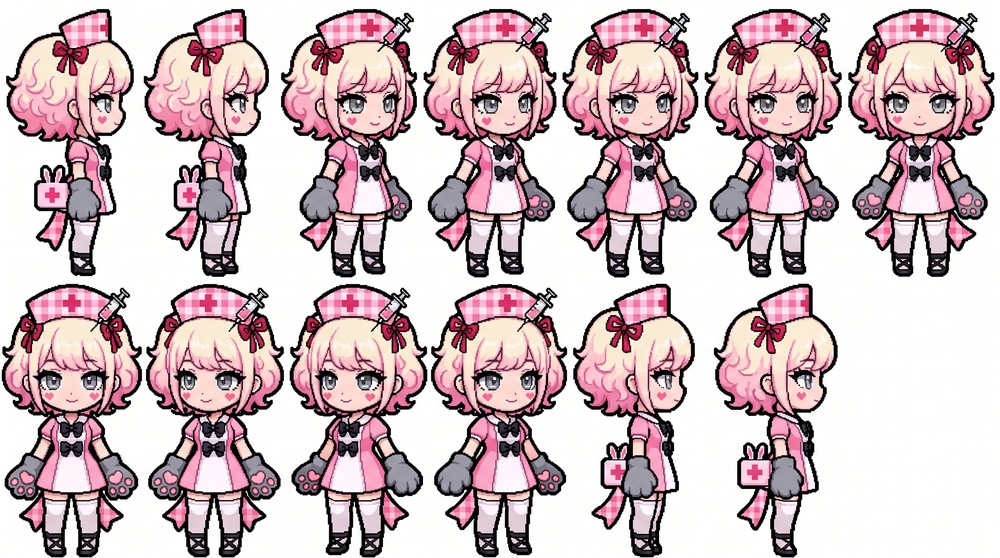
#> input picture .tmp/menhera_original_identity_turn_v1.jpeg, 1000 x 558 px, shrunk from 2752 x 1536 before the run
$ python halo_strip.py ../../../.tmp/menhera_original_identity_turn_v1.jpeg ../../../.tmp/menhera_flux_kontext_victory_publish_v1.jpeg
#> lines starting #> are read from the running program, lines starting #| are printed output that depends on the picture; after the words box and inside, x2 and y2 are one past the last pixel; in counts of white or black regions, pixels touching at a corner belong together
"""AI 아이콘 halo 잔재 제거 + 재리샘플.

remove_bg.py는 `WHITISH_SAT<=30` 인 순백 배경만 플러드 필로 털어내기 때문에,
Gemini가 아이콘 실루엣 바깥으로 그려주는 저채도 파스텔 halo (cyan aura, red
aura, yellow glow 등) 가 남는다. 이게 32px로 내려가면 아이콘 가장자리에
테두리처럼 보인다.

이 스크립트는 nukki 된 1024 PNG를 받아서:
1. 기존 투명 픽셀로부터 BFS로 확장
2. 확장 대상: `V >= 220 AND S <= 100` (밝고 채도 낮은 halo) 픽셀
3. 이 영역을 투명화

로 halo 잔재만 추가로 털어낸다. 실루엣 내부의 채도 있는 본체는 건드리지
않는다.
"""
from __future__ import annotations

import sys
from collections import deque
from pathlib import Path

import numpy as np
from PIL import Image


HALO_V_THRESHOLD = 220    # max(R,G,B) >= 220 → 충분히 밝은 픽셀
HALO_S_THRESHOLD = 110    # max(R,G,B) - min(R,G,B) <= 110 → 저채도 halo
ALPHA_FULL_OPAQUE = 250   # 이 이하면 semi-transparent halo 후보


def strip_halo(src_path: Path, dst_path: Path) -> None:
    img = Image.open(src_path).convert("RGBA")
    arr = np.array(img)  # H x W x 4
    h, w, _ = arr.shape
#> h = 558; w = 1000

    r = arr[..., 0].astype(np.int16)
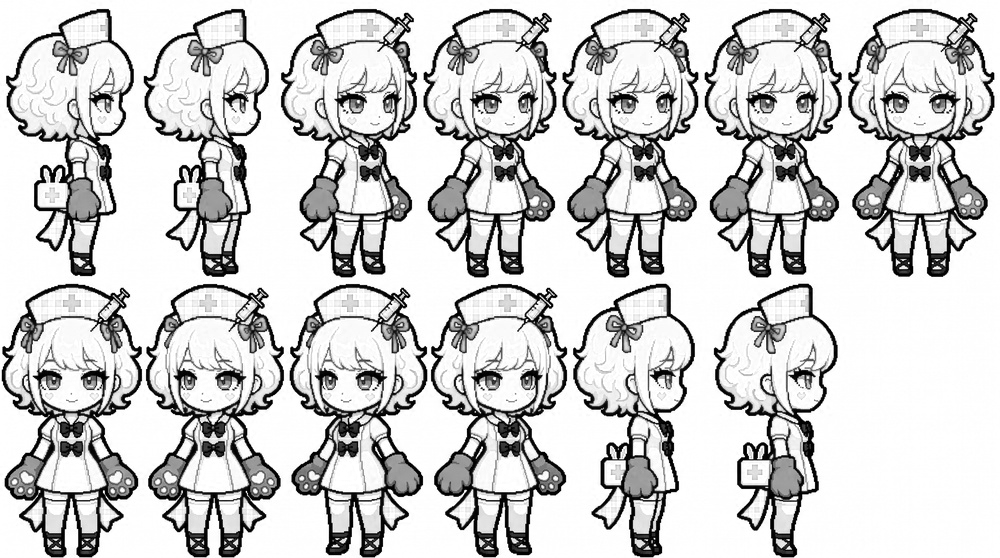
#> r: shape (558, 1000) int16; min 0, max 255, mean 205.8
    g = arr[..., 1].astype(np.int16)
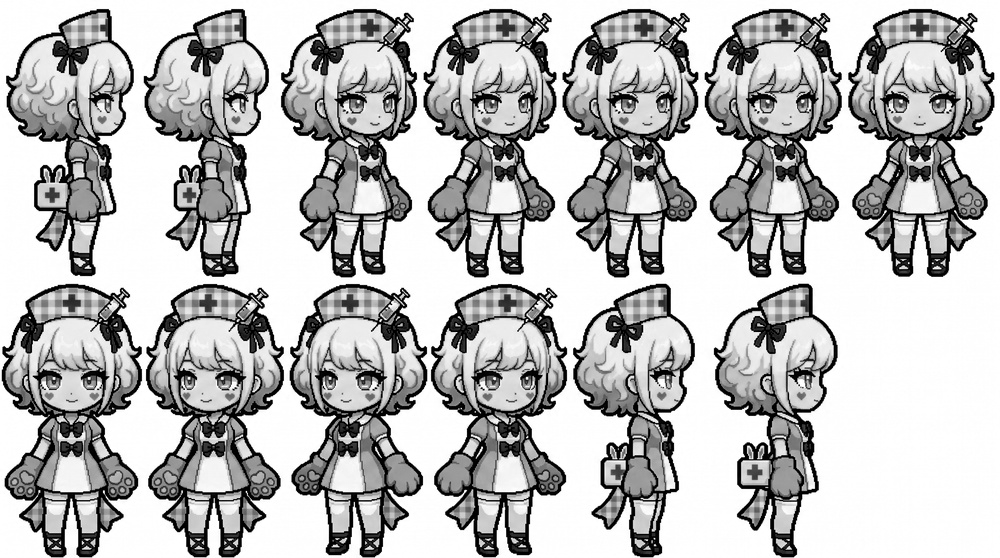
#> g: shape (558, 1000) int16; min 0, max 255, mean 186
    b = arr[..., 2].astype(np.int16)
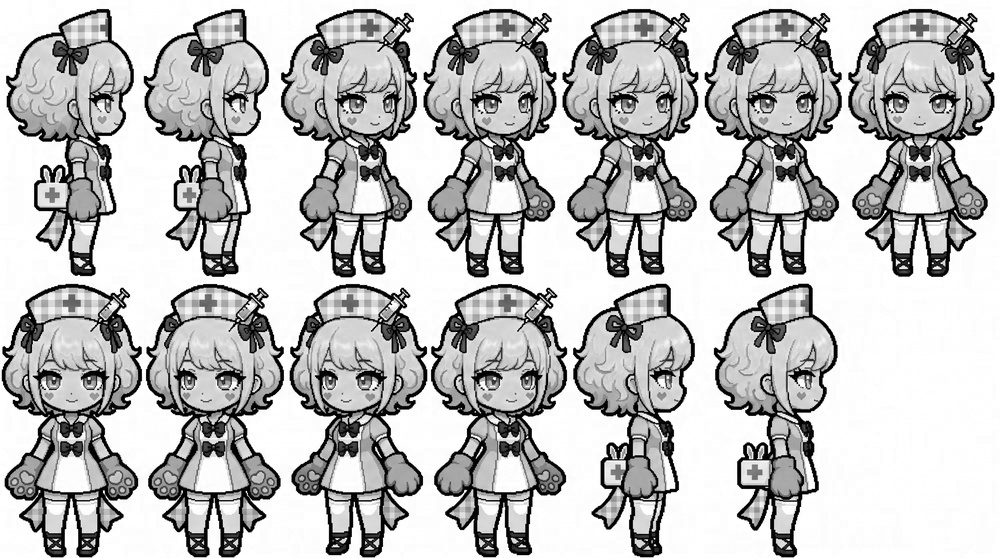
#> b: shape (558, 1000) int16; min 0, max 255, mean 190.4
    a = arr[..., 3]
#> a: shape (558, 1000); every value is 255

    v = np.maximum(np.maximum(r, g), b)
    s_range = v - np.minimum(np.minimum(r, g), b)
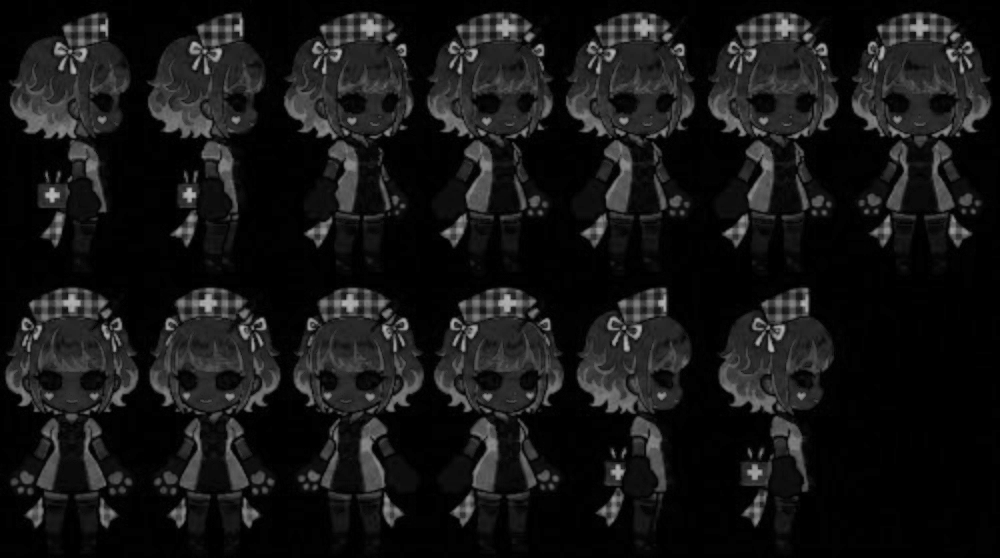
#> s_range: shape (558, 1000) int16; min 0, max 183, mean 22.1

    # halo 후보: 밝고 + 채도 낮고 + 이미 투명하거나 반투명인 픽셀 포함
    halo_candidate = (v >= HALO_V_THRESHOLD) & (s_range <= HALO_S_THRESHOLD)
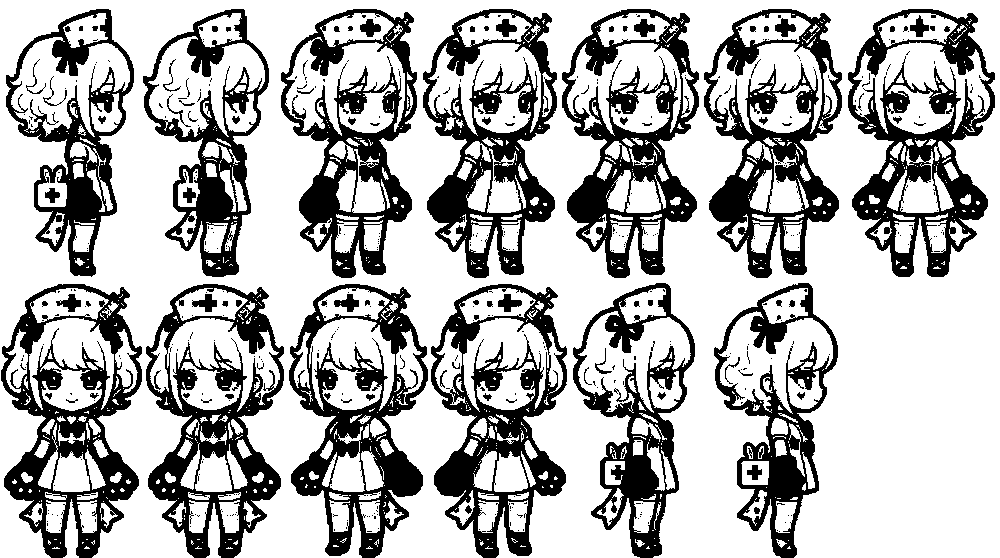
#> halo_candidate: shape (558, 1000) bool; 70.6% white; 440 black regions (347 under 20 px), largest, box (x1, y1, x2, y2) and area: (848, 9, 995, 277) 14062, (1, 284, 142, 558) 13842, (146, 284, 284, 558) 13511

    # 이미 투명한 픽셀을 시작점으로 BFS
    transparent = a == 0
#> transparent: shape (558, 1000) bool; every value is 0
    visited = transparent.copy()

    q: deque[tuple[int, int]] = deque()
    # BFS 시작: 투명 픽셀 전부를 큐에 안 넣고, 투명↔불투명 경계만 push
    for y in range(h):
        for x in range(w):
            if transparent[y, x]:
                # 인접 칸에 candidate 있으면 push
                for dy, dx in ((-1, 0), (1, 0), (0, -1), (0, 1)):
                    ny, nx = y + dy, x + dx
                    if 0 <= ny < h and 0 <= nx < w and not visited[ny, nx] and halo_candidate[ny, nx]:
                        visited[ny, nx] = True
                        q.append((ny, nx))

    kill = np.zeros_like(transparent)
    while q:
        y, x = q.popleft()
        kill[y, x] = True
        for dy, dx in ((-1, 0), (1, 0), (0, -1), (0, 1)):
            ny, nx = y + dy, x + dx
            if 0 <= ny < h and 0 <= nx < w and not visited[ny, nx] and halo_candidate[ny, nx]:
                visited[ny, nx] = True
                q.append((ny, nx))

    killed = int(kill.sum())
#> killed = 0
    arr[..., 3][kill] = 0
    Image.fromarray(arr).save(dst_path)
    print(f"{src_path.name}: stripped {killed} halo px -> {dst_path.name}")
#| menhera_original_identity_turn_v1.jpeg: stripped 0 halo px -> menhera_flux_kontext_victory_publish_v1.jpeg


def main() -> None:
    if len(sys.argv) < 3:
        print("usage: py halo_strip.py <src.png> <dst.png>")
        sys.exit(1)
    strip_halo(Path(sys.argv[1]), Path(sys.argv[2]))


if __name__ == "__main__":
    main()
